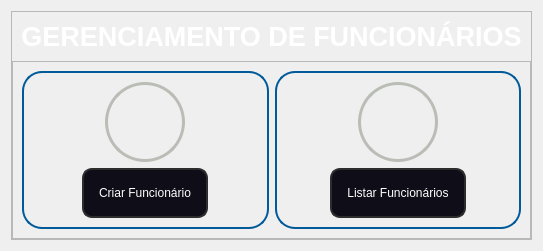
            <widget class="QWidget" name="funcionarios_page">
             <property name="styleSheet">
              <string notr="true"/>
             </property>
             <layout class="QVBoxLayout" name="verticalLayout_9">
              <item>
               <widget class="QFrame" name="frame_contente_funcionario">
                <property name="frameShape">
                 <enum>QFrame::StyledPanel</enum>
                </property>
                <property name="frameShadow">
                 <enum>QFrame::Raised</enum>
                </property>
                <layout class="QVBoxLayout" name="verticalLayout_15">
                 <property name="spacing">
                  <number>0</number>
                 </property>
                 <property name="leftMargin">
                  <number>0</number>
                 </property>
                 <property name="topMargin">
                  <number>0</number>
                 </property>
                 <property name="rightMargin">
                  <number>0</number>
                 </property>
                 <property name="bottomMargin">
                  <number>0</number>
                 </property>
                 <item>
                  <widget class="QFrame" name="frame_title_funcionario">
                   <property name="maximumSize">
                    <size>
                     <width>16777215</width>
                     <height>70</height>
                    </size>
                   </property>
                   <property name="styleSheet">
                    <string notr="true">QFrame{
	
	color: rgb(255, 255, 255);
}</string>
                   </property>
                   <property name="frameShape">
                    <enum>QFrame::NoFrame</enum>
                   </property>
                   <property name="frameShadow">
                    <enum>QFrame::Raised</enum>
                   </property>
                   <layout class="QVBoxLayout" name="verticalLayout_16">
                    <item>
                     <widget class="QLabel" name="label_4">
                      <property name="font">
                       <font>
                        <pointsize>20</pointsize>
                        <weight>75</weight>
                        <bold>true</bold>
                       </font>
                      </property>
                      <property name="text">
                       <string>GERENCIAMENTO DE FUNCIONÁRIOS</string>
                      </property>
                      <property name="alignment">
                       <set>Qt::AlignCenter</set>
                      </property>
                     </widget>
                    </item>
                   </layout>
                  </widget>
                 </item>
                 <item>
                  <widget class="QFrame" name="frame_6">
                   <property name="styleSheet">
                    <string notr="true"/>
                   </property>
                   <property name="frameShape">
                    <enum>QFrame::StyledPanel</enum>
                   </property>
                   <property name="frameShadow">
                    <enum>QFrame::Raised</enum>
                   </property>
                   <layout class="QHBoxLayout" name="horizontalLayout_4">
                    <item>
                     <widget class="QFrame" name="frame_7">
                      <property name="styleSheet">
                       <string notr="true">QFrame{
	color: rgb(255, 255, 255);
	border-radius: 20px;
	border: 2px solid rgb(1, 90, 153);
}</string>
                      </property>
                      <property name="frameShape">
                       <enum>QFrame::StyledPanel</enum>
                      </property>
                      <property name="frameShadow">
                       <enum>QFrame::Raised</enum>
                      </property>
                      <layout class="QGridLayout" name="gridLayout">
                       <item row="1" column="0" alignment="Qt::AlignHCenter">
                        <widget class="QFrame" name="frame_9">
                         <property name="minimumSize">
                          <size>
                           <width>80</width>
                           <height>80</height>
                          </size>
                         </property>
                         <property name="maximumSize">
                          <size>
                           <width>80</width>
                           <height>80</height>
                          </size>
                         </property>
                         <property name="styleSheet">
                          <string notr="true">background-image: url(:/icons/new_funcionario.png);
background-repeat: none;
background-position: center;
border-radius: 40px;
border: 3px solid rgb(186, 189, 182);
</string>
                         </property>
                         <property name="frameShape">
                          <enum>QFrame::NoFrame</enum>
                         </property>
                         <property name="frameShadow">
                          <enum>QFrame::Raised</enum>
                         </property>
                        </widget>
                       </item>
                       <item row="2" column="0" alignment="Qt::AlignHCenter">
                        <widget class="QPushButton" name="pushButton_criar_funcionario">
                         <property name="minimumSize">
                          <size>
                           <width>0</width>
                           <height>50</height>
                          </size>
                         </property>
                         <property name="maximumSize">
                          <size>
                           <width>200</width>
                           <height>16777215</height>
                          </size>
                         </property>
                         <property name="styleSheet">
                          <string notr="true">QPushButton{
	border: 2px solid rgb(45, 45, 45);
	border-radius: 10px;
	padding: 15px;
	background-color: rgb(14, 13, 24);
	color: rgb(255, 255, 255);	
}

QPushButton:hover{
	border: 2px solid rgb(0, 66, 124);
}</string>
                         </property>
                         <property name="text">
                          <string>Criar Funcionário</string>
                         </property>
                        </widget>
                       </item>
                      </layout>
                     </widget>
                    </item>
                    <item>
                     <widget class="QFrame" name="frame_8">
                      <property name="styleSheet">
                       <string notr="true">QFrame{
	color: rgb(255, 255, 255);
	border-radius: 20px;
	border: 2px solid rgb(1, 90, 153);
}</string>
                      </property>
                      <property name="frameShape">
                       <enum>QFrame::StyledPanel</enum>
                      </property>
                      <property name="frameShadow">
                       <enum>QFrame::Raised</enum>
                      </property>
                      <layout class="QGridLayout" name="gridLayout_2">
                       <item row="0" column="0" alignment="Qt::AlignHCenter">
                        <widget class="QFrame" name="frame_10">
                         <property name="minimumSize">
                          <size>
                           <width>80</width>
                           <height>80</height>
                          </size>
                         </property>
                         <property name="maximumSize">
                          <size>
                           <width>80</width>
                           <height>80</height>
                          </size>
                         </property>
                         <property name="styleSheet">
                          <string notr="true">background-image: url(:/icons/list_funcionario.png);
background-repeat: none;
background-position: center;
border-radius: 40px;
border: 3px solid rgb(186, 189, 182);
</string>
                         </property>
                         <property name="frameShape">
                          <enum>QFrame::NoFrame</enum>
                         </property>
                         <property name="frameShadow">
                          <enum>QFrame::Raised</enum>
                         </property>
                        </widget>
                       </item>
                       <item row="1" column="0" alignment="Qt::AlignHCenter">
                        <widget class="QPushButton" name="pushButton_list_funcionario">
                         <property name="minimumSize">
                          <size>
                           <width>0</width>
                           <height>50</height>
                          </size>
                         </property>
                         <property name="maximumSize">
                          <size>
                           <width>200</width>
                           <height>16777215</height>
                          </size>
                         </property>
                         <property name="styleSheet">
                          <string notr="true">QPushButton{
	border: 2px solid rgb(45, 45, 45);
	border-radius: 10px;
	padding: 15px;
	background-color: rgb(14, 13, 24);
	color: rgb(255, 255, 255);	
}

QPushButton:hover{
	border: 2px solid rgb(0, 66, 124);
}</string>
                         </property>
                         <property name="text">
                          <string>Listar Funcionários</string>
                         </property>
                        </widget>
                       </item>
                      </layout>
                     </widget>
                    </item>
                   </layout>
                  </widget>
                 </item>
                </layout>
               </widget>
              </item>
             </layout>
            </widget>
